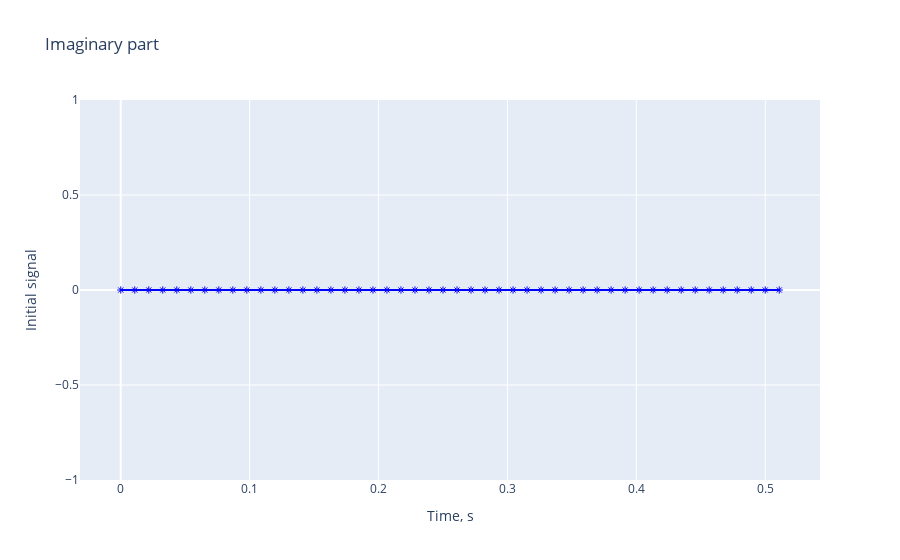

Write notebook code for a chart like this one.
### Code cell
data = [
    go.Scatter(
        x = t,
        y = np.imag(y),
        mode = 'markers+lines',
        marker = dict(color='blue', symbol=135)
    )
]
layout = go.Layout(
    title = 'Imaginary part',
    xaxis=dict(title='Time, s'),
    yaxis=dict(title='Initial signal')
    )
fig = go.Figure(data=data, layout=layout)
iplot(fig)

### Figure 1 — Plotly figure (JSON) as saved in the notebook; plotly's stock layout.template omitted (floating-point values rounded to 4 significant figures)
{"data": [{"marker": {"color": "blue", "symbol": 135}, "mode": "markers+lines", "type": "scatter", "x": [0, 0.01087, 0.02174, 0.03261, 0.04348, 0.05435, 0.06522, 0.07609, 0.08696, 0.09783, 0.1087, 0.1196, 0.1304, 0.1413, 0.1522, 0.163, 0.1739, 0.1848, 0.1957, 0.2065, 0.2174, 0.2283, 0.2391, 0.25, 0.2609, 0.2717, 0.2826, 0.2935, 0.3043, 0.3152, 0.3261, 0.337, 0.3478, 0.3587, 0.3696, 0.3804, 0.3913, 0.4022, 0.413, 0.4239, 0.4348, 0.4457, 0.4565, 0.4674, 0.4783, 0.4891, 0.5, 0.5109], "y": [0, 0, 0, 0, 0, 0, 0, 0, 0, 0, 0, 0, 0, 0, 0, 0, 0, 0, 0, 0, 0, 0, 0, 0, 0, 0, 0, 0, 0, 0, 0, 0, 0, 0, 0, 0, 0, 0, 0, 0, 0, 0, 0, 0, 0, 0, 0, 0]}], "layout": {"title": {"text": "Imaginary part"}, "xaxis": {"title": {"text": "Time, s"}}, "yaxis": {"title": {"text": "Initial signal"}}}}
